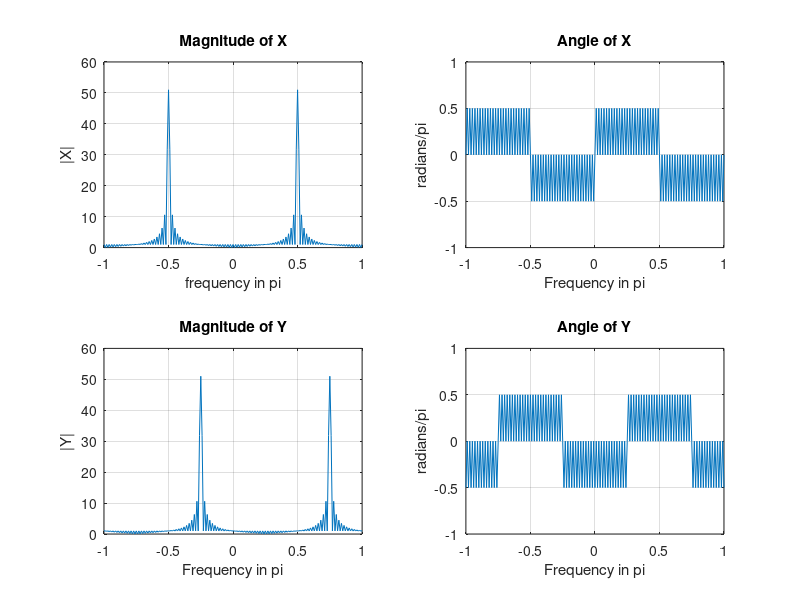

Write the MATLAB code that produced this figure.
% Albert David Daniel
% Homework

n = 0:100;
x = cos(pi*n/2);

k = -100:100;
w = (pi/100) * k;
X = x * (exp(-1j*pi/100)).^(n'*k); 

y = exp(1j*pi*n/4).*x; 
Y = y * (exp(-1j*pi/100)).^(n'*k); 

% Plotting
subplot(2,2,1);plot(w/pi, abs(X));grid;
axis([-1, 1, 0, 60]);
xlabel('frequency in pi');
ylabel('|X|');
title('Magnitude of X');

subplot(2,2,2);plot(w/pi, angle(X)/pi);grid;
axis([-1, 1, -1, 1]);
xlabel('Frequency in pi');
ylabel('radians/pi');
title('Angle of X');

subplot(2,2,3);plot(w/pi, abs(Y));grid;
axis([-1, 1, 0, 60]);
xlabel('Frequency in pi');
ylabel('|Y|');
title('Magnitude of Y');

subplot(2,2,4);plot(w/pi, angle(Y)/pi);grid;
axis([-1, 1, -1, 1]);
xlabel('Frequency in pi');
ylabel('radians/pi');
title('Angle of Y');